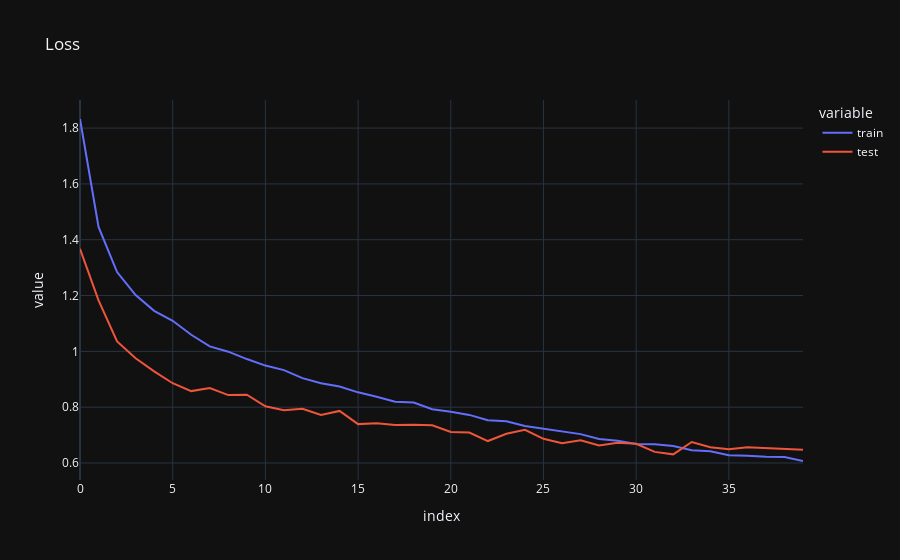

The code cell stored with this chart in its notebook:
### Code cell
loss_history = pd.DataFrame({
    'train': history.history['loss'],
    'test': history.history['val_loss']
})
px.line(loss_history, title='Loss')

### Figure 1 — Plotly figure (JSON) as saved in the notebook; plotly's stock layout.template omitted (floating-point values rounded to 4 significant figures)
{"data": [{"hovertemplate": "variable=train<br>index=%{x}<br>value=%{y}<extra></extra>", "legendgroup": "train", "line": {"color": "#636efa", "dash": "solid"}, "marker": {"symbol": "circle"}, "mode": "lines", "name": "train", "orientation": "v", "showlegend": true, "type": "scatter", "x": [0, 1, 2, 3, 4, 5, 6, 7, 8, 9, 10, 11, 12, 13, 14, 15, 16, 17, 18, 19, 20, 21, 22, 23, 24, 25, 26, 27, 28, 29, 30, 31, 32, 33, 34, 35, 36, 37, 38, 39], "xaxis": "x", "y": [1.833, 1.446, 1.284, 1.202, 1.145, 1.11, 1.059, 1.018, 0.9988, 0.9724, 0.9491, 0.9329, 0.904, 0.8859, 0.8738, 0.8531, 0.8371, 0.8197, 0.8167, 0.7924, 0.7834, 0.7723, 0.7534, 0.7492, 0.7327, 0.7221, 0.7115, 0.7034, 0.6857, 0.6799, 0.6679, 0.6676, 0.6612, 0.646, 0.6422, 0.6279, 0.6261, 0.6224, 0.6216, 0.6071], "yaxis": "y"}, {"hovertemplate": "variable=test<br>index=%{x}<br>value=%{y}<extra></extra>", "legendgroup": "test", "line": {"color": "#EF553B", "dash": "solid"}, "marker": {"symbol": "circle"}, "mode": "lines", "name": "test", "orientation": "v", "showlegend": true, "type": "scatter", "x": [0, 1, 2, 3, 4, 5, 6, 7, 8, 9, 10, 11, 12, 13, 14, 15, 16, 17, 18, 19, 20, 21, 22, 23, 24, 25, 26, 27, 28, 29, 30, 31, 32, 33, 34, 35, 36, 37, 38, 39], "xaxis": "x", "y": [1.368, 1.183, 1.036, 0.9755, 0.9282, 0.8858, 0.8576, 0.8684, 0.8433, 0.8449, 0.8032, 0.7888, 0.7945, 0.7719, 0.7866, 0.7393, 0.7425, 0.7359, 0.7373, 0.7349, 0.7109, 0.709, 0.6786, 0.7049, 0.7191, 0.6867, 0.6705, 0.681, 0.663, 0.6726, 0.669, 0.6398, 0.631, 0.6752, 0.6567, 0.6492, 0.6566, 0.6528, 0.6493, 0.6472], "yaxis": "y"}], "layout": {"legend": {"title": {"text": "variable"}, "tracegroupgap": 0}, "title": {"text": "Loss"}, "xaxis": {"anchor": "y", "domain": [0, 1], "title": {"text": "index"}}, "yaxis": {"anchor": "x", "domain": [0, 1], "title": {"text": "value"}}}}
